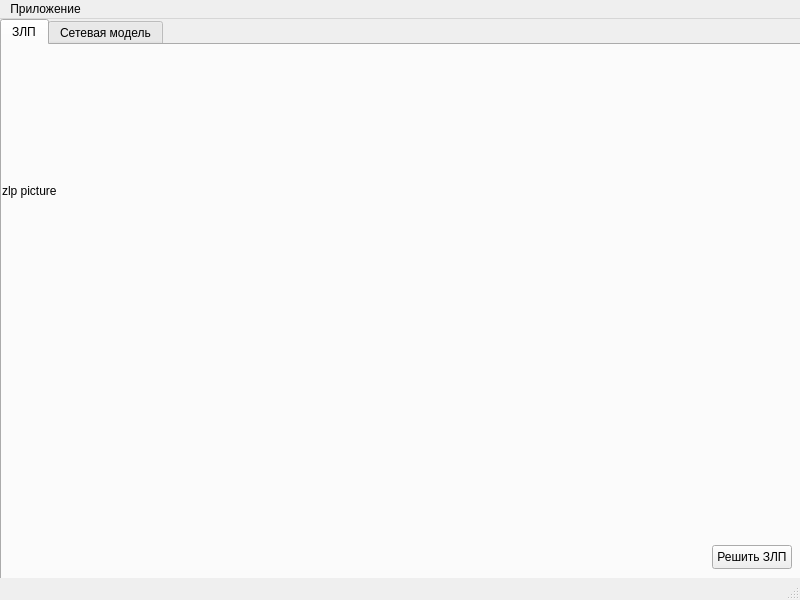
<?xml version="1.0" encoding="UTF-8"?>
<ui version="4.0">
 <class>MainWindow</class>
 <widget class="QMainWindow" name="MainWindow">
  <property name="geometry">
   <rect>
    <x>0</x>
    <y>0</y>
    <width>800</width>
    <height>600</height>
   </rect>
  </property>
  <property name="minimumSize">
   <size>
    <width>800</width>
    <height>600</height>
   </size>
  </property>
  <property name="maximumSize">
   <size>
    <width>800</width>
    <height>600</height>
   </size>
  </property>
  <property name="windowTitle">
   <string>Курсовая работа</string>
  </property>
  <widget class="QWidget" name="centralwidget">
   <widget class="QTabWidget" name="tabWidget">
    <property name="geometry">
     <rect>
      <x>0</x>
      <y>0</y>
      <width>801</width>
      <height>561</height>
     </rect>
    </property>
    <property name="currentIndex">
     <number>0</number>
    </property>
    <widget class="QWidget" name="tab">
     <attribute name="title">
      <string>ЗЛП</string>
     </attribute>
     <widget class="QPushButton" name="zlpSolveButton">
      <property name="geometry">
       <rect>
        <x>710</x>
        <y>500</y>
        <width>80</width>
        <height>24</height>
       </rect>
      </property>
      <property name="text">
       <string>Решить ЗЛП</string>
      </property>
     </widget>
     <widget class="QLabel" name="zlpPicLabel">
      <property name="geometry">
       <rect>
        <x>0</x>
        <y>0</y>
        <width>491</width>
        <height>291</height>
       </rect>
      </property>
      <property name="text">
       <string>zlp picture</string>
      </property>
     </widget>
    </widget>
    <widget class="QWidget" name="tab_2">
     <attribute name="title">
      <string>Сетевая модель</string>
     </attribute>
     <widget class="QPushButton" name="netModelSolveButton">
      <property name="geometry">
       <rect>
        <x>689</x>
        <y>500</y>
        <width>101</width>
        <height>24</height>
       </rect>
      </property>
      <property name="text">
       <string>Решить модель</string>
      </property>
     </widget>
     <widget class="QLabel" name="netModelPicLabel">
      <property name="geometry">
       <rect>
        <x>0</x>
        <y>-50</y>
        <width>441</width>
        <height>531</height>
       </rect>
      </property>
      <property name="text">
       <string>netModelPicure</string>
      </property>
     </widget>
    </widget>
   </widget>
  </widget>
  <widget class="QMenuBar" name="menubar">
   <property name="geometry">
    <rect>
     <x>0</x>
     <y>0</y>
     <width>800</width>
     <height>21</height>
    </rect>
   </property>
   <widget class="QMenu" name="menu">
    <property name="title">
     <string>Приложение</string>
    </property>
    <addaction name="aboutProgramMenuAction"/>
    <addaction name="aboutAuthorMenuAction"/>
    <addaction name="separator"/>
    <addaction name="exitMenuAction"/>
   </widget>
   <addaction name="menu"/>
  </widget>
  <widget class="QStatusBar" name="statusbar"/>
  <action name="aboutProgramMenuAction">
   <property name="checkable">
    <bool>false</bool>
   </property>
   <property name="text">
    <string>О програме</string>
   </property>
  </action>
  <action name="aboutAuthorMenuAction">
   <property name="text">
    <string>Об авторе</string>
   </property>
  </action>
  <action name="exitMenuAction">
   <property name="text">
    <string>Выход</string>
   </property>
  </action>
 </widget>
 <resources/>
 <connections/>
</ui>
